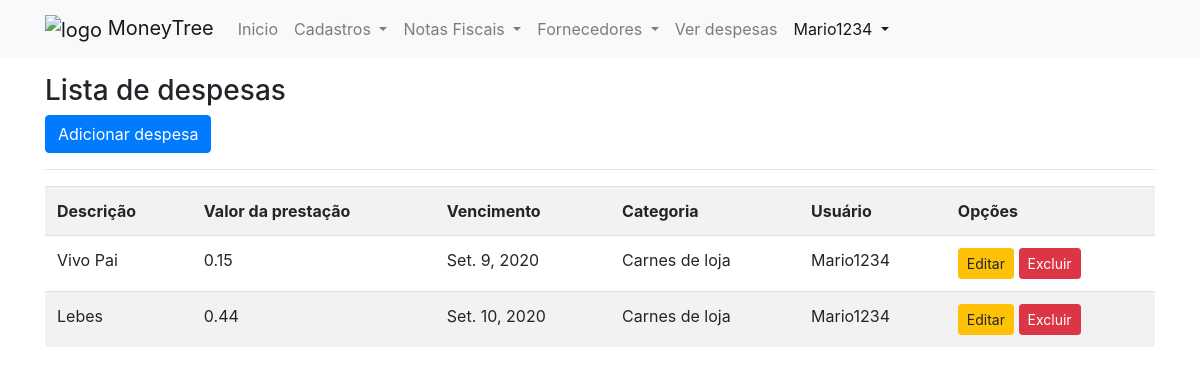
The app's page /listar/despesa/ (signed in), older data.
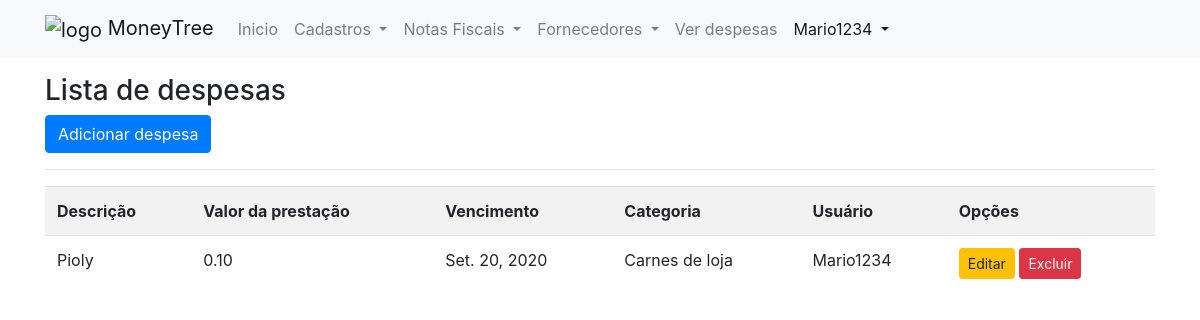
The same page, newer data.
### cadastros/models.py (models this page shows, shortened)
class Despesa(models.Model):
    OPCOES_CHOICES = [
        ('SIM', 'Sim'),
        ('NAO', 'Não'),
    ]
    descricao = models.CharField(max_length=255, verbose_name="Descrição")
    valor_total = models.DecimalField(
        max_digits=8, decimal_places=2, verbose_name="Valor total")
    vencimento = models.DateField()
    categoria = models.ForeignKey(Categoria, on_delete=models.PROTECT)
    opcoes = models.CharField(
        max_length=10, choices=OPCOES_CHOICES, verbose_name="Pago", default='NAO')
    usuario = models.ForeignKey(User, on_delete=models.PROTECT)

class Categoria(models.Model):
    nome = models.CharField(max_length=255)
    def __str__(self):
        return self.nome

### cadastros/views.py (the view)
# urls.py: path('listar/despesa/', DespesaList.as_view(), name='listar-despesa'),
class DespesaList(LoginRequiredMixin, ListView):
    login_url = reverse_lazy('users-login')
    model = Despesa
    template_name = "cadastros/listas/despesa.html"
    def get_queryset(self):
        self.object_list = Despesa.objects.filter(
            usuario=self.request.user).order_by('vencimento')
        return self.object_list

### cadastros/templates/cadastros/listas/despesa.html
{% extends 'base.html' %}
{% load static %}
{% block conteudo %}
<h3 class="mt-3">Lista de despesas</h3>
<a href="{% url 'cadastrar-despesa' %}" class="btn btn-primary">Adicionar despesa</a>
<hr>
<div class="table-responsive">
    <table class="table table-striped">
        <tr>
            <th>Descrição</th>
            <th>Valor da prestação</th>
            <th>Vencimento</th>
            <th>Categoria</th>
            <th>Usuário</th>
            <th>Opções</th>
        </tr>
        {% for despesa in object_list %}
        <tr>
            <td>{{despesa.descricao}}</td>
            <td>{{despesa.valor_total}}</td>
            <td>{{despesa.vencimento}}</td>
            <td>{{despesa.categoria}}</td>
            <td>{{despesa.usuario}}</td>
            <td>
                <a href="{% url 'editar-despesa' despesa.pk %}" class="btn btn-warning btn-sm" title="Editar">Editar</a>
                <a href="{% url 'excluir-despesa' despesa.pk %}" class="btn btn-danger btn-sm"
                    title="Excluir">Excluir</a>
            </td>
        </tr>
        {% empty %}
        <tr>
            <td colspan="5">Nenhum campo registrado</td>
        </tr>
        {% endfor %}
    </table>
</div>
{% endblock %}

Row changes from the older to the newer data that the page shows:
removed Despesa: descricao "Vivo Pai", valor_total "0.15", vencimento "Set. 9, 2020", categoria "Carnes de loja", usuario "Mario1234"
removed Despesa: descricao "Lebes", valor_total "0.44", vencimento "Set. 10, 2020", categoria "Carnes de loja", usuario "Mario1234"
added Despesa: descricao "Pioly", valor_total "0.10", vencimento "Set. 20, 2020", categoria "Carnes de loja", usuario "Mario1234"
